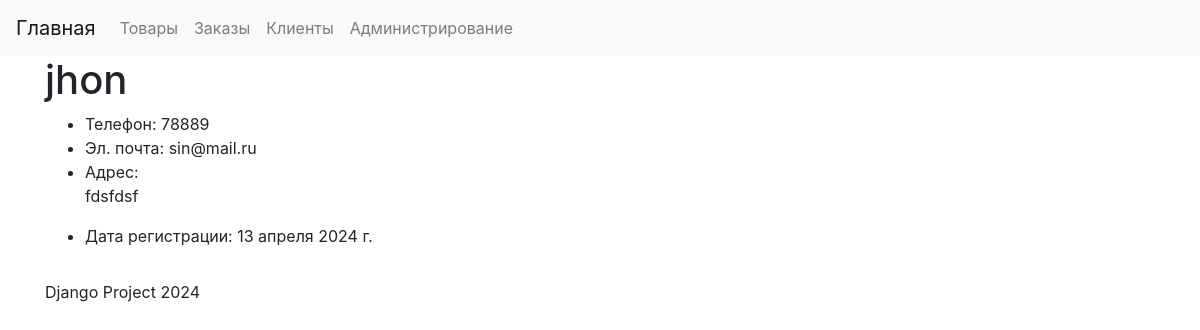
The page /users/1/ on the database its author committed.
### user/models.py (models this page shows, shortened)
class User(models.Model):
    name = models.CharField(max_length=255, verbose_name='Имя клиента')
    email = models.EmailField(verbose_name='Почтовый адрес')
    phone_number = models.CharField(max_length=15, verbose_name='Номер телефона')
    address = models.TextField(verbose_name='Адрес')
    registration_date = models.DateField(auto_now_add=True, verbose_name='Дата регистрации')
    class Meta:
        verbose_name = 'Клиент'
        verbose_name_plural = 'Клиенты'

### user/views.py (the view)
# urls.py: path('<int:user_id>/', fetch_user, name='user_view'),
def fetch_user(request, user_id):
    user = get_object_or_404(User, pk=user_id)
    return render(request, 'user/user_detail.html', {'user': user})

### user/templates/user/user_detail.html (shortened to what this page needs)
{% extends 'base.html' %}
{% block content %}
    <h1>{{ user.name }}</h1>
    <ul>
        <li>Телефон: {{ user.phone_number }}</li>
        <li>Эл. почта: {{ user.email }}</li>
        <li>Адрес: <br>
            <p>{{ user.address }}</p>
        </li>
        <li>Дата регистрации: {{ user.registration_date }}</li>
    </ul>
{% endblock %}

### rows shown on the page
User: name "jhon", phone_number "78889", email "sin@mail.ru", address "fdsfdsf", registration_date "13 апреля 2024 г."
